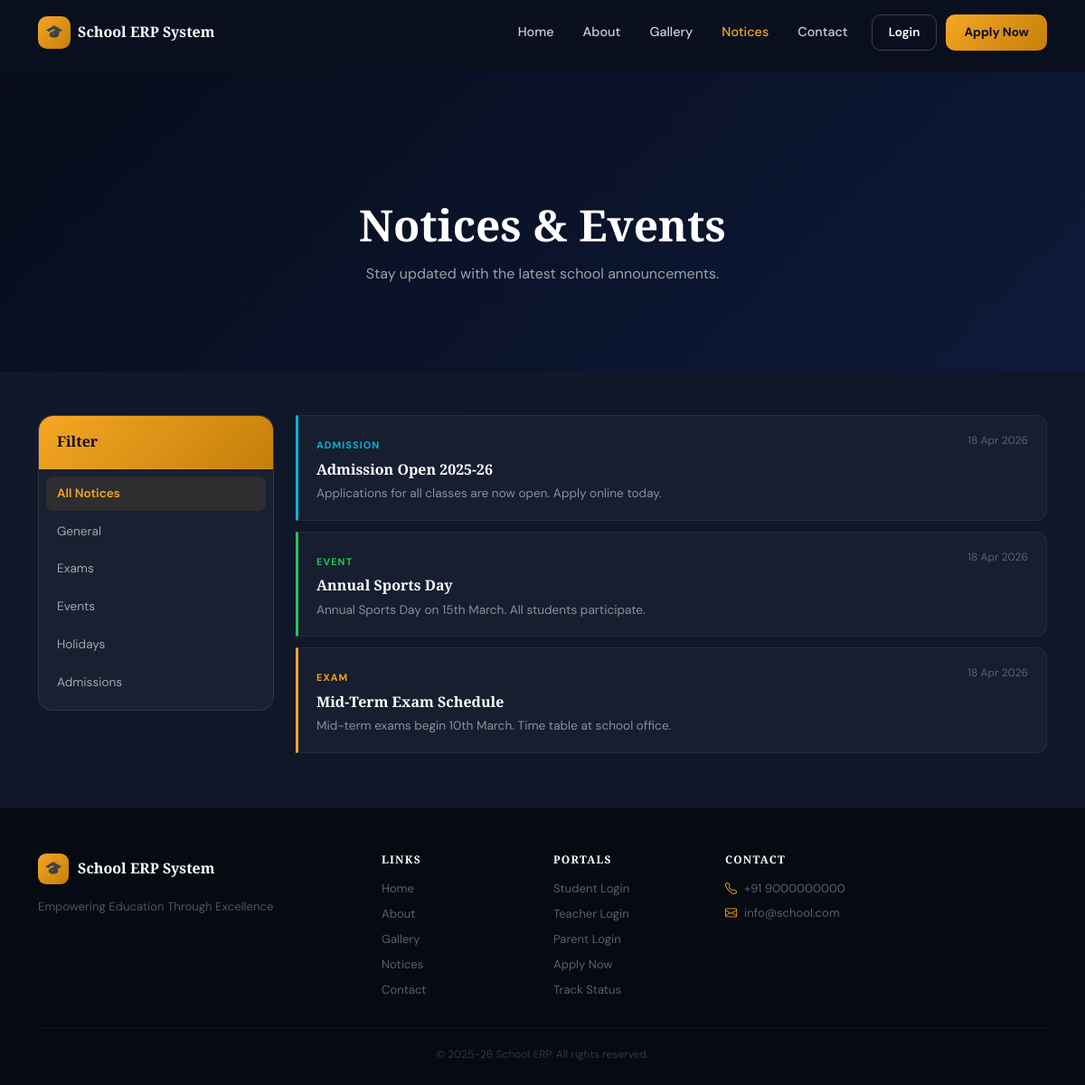
/public/notices-page.php, run on the app's committed database.
### tables this page shows
CREATE TABLE IF NOT EXISTS `notices` (
  `id`          INT UNSIGNED AUTO_INCREMENT PRIMARY KEY,
  `title`       VARCHAR(255) NOT NULL,
  `body`        TEXT         DEFAULT NULL,
  `category`    ENUM('general','exam','event','holiday','admission') DEFAULT 'general',
  `is_active`   TINYINT(1)   DEFAULT 1,
  `created_at`  TIMESTAMP DEFAULT CURRENT_TIMESTAMP
);

### config/config.php (called while the page is built, shortened)
<?php
require_once CONFIG_PATH . 'database.php';
require_once INCLUDES_PATH . 'functions.php';
function get_setting(string $key, string $default = ''): string {
    global $pdo;
    static $cache = [];
    if (!isset($cache[$key])) {
        try {
            $stmt = $pdo->prepare("SELECT setting_value FROM settings WHERE setting_key=? LIMIT 1");
            $stmt->execute([$key]);
            $row = $stmt->fetch();
            $cache[$key] = $row ? (string)$row['setting_value'] : $default;
        } catch (Exception $e) { return $default; }
    }
    return $cache[$key];
}

### includes/functions.php (called while the page is built, shortened)
<?php
function sanitize(string $data): string { return htmlspecialchars(trim($data), ENT_QUOTES|ENT_HTML5, 'UTF-8'); }

### public/notices-page.php (the view, shortened to what this page needs)
<?php
require_once dirname(__DIR__).'/config/config.php';
$page_title='Notices & Events'; $active_nav='notices';
$cat=sanitize($_GET['cat']??'all'); $valid=['all','general','exam','event','holiday','admission'];
$where='WHERE is_active=1'; $params=[];
$stmt=$pdo->prepare("SELECT * FROM notices $where ORDER BY created_at DESC");$stmt->execute($params);$notices=$stmt->fetchAll();
$cat_colors=['general'=>'#4f8ef7','exam'=>'#f5a623','event'=>'#22c55e','holiday'=>'#ef4444','admission'=>'#06b6d4'];
include INCLUDES_PATH.'public_header.php';
?>
<div style="padding-top:80px;">
<div class="page-hero text-center text-white"><div class="container"><h1 style="font-family:'Playfair Display',serif;font-size:clamp(2rem,4vw,3rem);font-weight:800;margin-bottom:12px;">Notices &amp; Events</h1><p style="color:rgba(255,255,255,0.6);">Stay updated with the latest school announcements.</p></div></div>
<section class="py-5" style="background:#0f1729;min-height:60vh;"><div class="container">
  <div class="row g-4">
    <div class="col-lg-3">
      <div class="card sticky-top" style="top:80px;">
        <div class="card-header" style="background:linear-gradient(135deg,#f5a623,#c47f0a);color:#0a0f1e;font-weight:700;">Filter</div>
        <div style="padding:8px;">
          <?php foreach(['all'=>'All Notices','general'=>'General','exam'=>'Exams','event'=>'Events','holiday'=>'Holidays','admission'=>'Admissions'] as $val=>$lbl):?>
          <a href="?cat=<?=$val?>" style="display:block;padding:8px 12px;border-radius:8px;text-decoration:none;margin-bottom:4px;color:<?=$cat===$val?'#f5a623':'rgba(255,255,255,0.6)'?>;background:<?=$cat===$val?'rgba(245,166,35,0.1)':'transparent'?>;font-size:0.85rem;font-weight:<?=$cat===$val?'600':'400'?>;"><?=$lbl?></a>
          <?php endforeach;?>
        </div>
      </div>
    </div>
    <div class="col-lg-9">
      <?php if(empty($notices)):?><div class="text-center py-5" style="color:rgba(255,255,255,0.3);"><i class="bi bi-bell-slash" style="font-size:3rem;display:block;margin-bottom:12px;"></i><h4>No notices found</h4></div>
      <?php else:foreach($notices as $n): $nc=$cat_colors[$n['category']]??'#4f8ef7';?>
      <div style="background:rgba(255,255,255,0.03);border:1px solid rgba(255,255,255,0.07);border-left:3px solid <?=$nc?>;border-radius:0 12px 12px 0;padding:18px 20px;margin-bottom:12px;transition:all 0.2s;" onmouseover="this.style.background='rgba(255,255,255,0.05)'" onmouseout="this.style.background='rgba(255,255,255,0.03)'">
        <div class="d-flex align-items-start gap-14">
          <div style="flex:1;">
            <span style="font-size:0.68rem;text-transform:uppercase;letter-spacing:0.1em;color:<?=$nc?>;font-weight:700;"><?=htmlspecialchars($n['category'])?></span>
            <h5 style="color:#fff;font-weight:600;margin:6px 0 6px;font-size:1rem;"><?=htmlspecialchars($n['title'])?></h5>
            <?php if($n['body']):?><p style="color:rgba(255,255,255,0.5);font-size:0.85rem;margin:0;"><?=htmlspecialchars(mb_substr($n['body'],0,150))?><?=mb_strlen($n['body'])>150?'…':''?></p><?php endif;?>
          </div>
          <span style="font-size:0.75rem;color:rgba(255,255,255,0.3);white-space:nowrap;flex-shrink:0;"><?=date('d M Y',strtotime($n['created_at']))?></span>
        </div>
      </div>
      <?php endforeach;endif;?>
    </div>
  </div>
</div></section>
</div>
<?php include INCLUDES_PATH.'public_footer.php';?>

### includes/public_header.php (shortened to what this page needs)
<?php
$site_name  = get_setting('site_name', 'School ERP');
$site_logo  = get_setting('site_logo', '');
$meta_desc  = $meta_desc  ?? get_setting('meta_description', 'Quality education for every student.');
$primary    = get_setting('lp_primary_color', '#f5a623');
$active_nav = $active_nav ?? '';
?>
<!DOCTYPE html>
<html lang="en">
<head>
  <link href="https://cdn.jsdelivr.net/npm/bootstrap@5.3.3/dist/css/bootstrap.min.css" rel="stylesheet">
  <link href="https://cdn.jsdelivr.net/npm/bootstrap-icons@1.11.3/font/bootstrap-icons.min.css" rel="stylesheet">
  <link href="<?= ASSETS_URL ?>/css/style.css" rel="stylesheet">
</head>
<body>
<nav id="pubNav" class="pub-nav" style="background:transparent;">
  <div class="container">
    <div class="d-flex align-items-center justify-content-between">
      <a href="<?= SITE_URL ?>/" class="d-flex align-items-center gap-2 text-decoration-none">
        <?php if ($site_logo): ?>
          <img src="<?= UPLOADS_URL.'/'.htmlspecialchars($site_logo,ENT_QUOTES) ?>" height="36" class="rounded-2">
        <?php else: ?>
          <div style="width:36px;height:36px;border-radius:10px;background:linear-gradient(135deg,#f5a623,#c47f0a);display:flex;align-items:center;justify-content:center;">🎓</div>
        <?php endif; ?>
        <span style="font-family:'Playfair Display',serif;font-weight:700;color:#fff;"><?= htmlspecialchars($site_name,ENT_QUOTES) ?></span>
      </a>
      <div class="d-none d-lg-flex align-items-center gap-1">
        <?php foreach (['home'=>['Home','/'],'about'=>['About','/public/about.php'],'gallery'=>['Gallery','/public/gallery-page.php'],'notices'=>['Notices','/public/notices-page.php'],'contact'=>['Contact','/public/contact.php']] as $k=>[$lbl,$url]): ?>
        <a href="<?= SITE_URL.$url ?>" class="pub-nav-link <?= $active_nav===$k?'active':'' ?>"><?= $lbl ?></a>
        <?php endforeach; ?>
        <a href="<?= SITE_URL ?>/auth/login.php" style="margin-left:8px;padding:8px 18px;border:1px solid rgba(255,255,255,0.2);border-radius:10px;color:#fff;font-size:0.85rem;font-weight:600;text-decoration:none;">Login</a>
        <a href="<?= SITE_URL ?>/public/admission.php" style="margin-left:6px;padding:9px 20px;background:linear-gradient(135deg,#f5a623,#c47f0a);color:#0a0f1e;font-size:0.85rem;font-weight:700;border-radius:10px;text-decoration:none;">Apply Now</a>
      </div>
    </div>
  </div>
</nav>

### includes/public_footer.php (shortened to what this page needs)
<?php
$site_name   = get_setting('site_name','School ERP');
$footer_text = get_setting('footer_text','© '.date('Y').' School ERP');
$phone = get_setting('contact_phone',''); $email = get_setting('contact_email','');
$fb = get_setting('social_facebook',''); $ig = get_setting('social_instagram','');
?>
<footer style="background:#060a12;border-top:1px solid rgba(245,166,35,0.1);padding:50px 0 24px;">
  <div class="container">
    <div class="row g-4 mb-4">
      <div class="col-lg-4">
        <div style="display:flex;align-items:center;gap:10px;margin-bottom:14px;">
          <div style="width:34px;height:34px;border-radius:9px;background:linear-gradient(135deg,#f5a623,#c47f0a);display:flex;align-items:center;justify-content:center;">🎓</div>
          <span style="font-family:'Playfair Display',serif;font-weight:700;color:#fff;"><?= htmlspecialchars($site_name) ?></span>
        </div>
        <p style="color:rgba(255,255,255,0.3);font-size:0.82rem;"><?= htmlspecialchars(get_setting('site_tagline','Empowering Education')) ?></p>
      </div>
      <div class="col-lg-2 col-6">
        <h6 style="color:#fff;font-size:0.75rem;text-transform:uppercase;letter-spacing:0.1em;margin-bottom:14px;">Links</h6>
        <?php foreach (['Home'=>'/','About'=>'/public/about.php','Gallery'=>'/public/gallery-page.php','Notices'=>'/public/notices-page.php','Contact'=>'/public/contact.php'] as $l=>$u): ?>
        <a href="<?= SITE_URL.$u ?>" style="display:block;color:rgba(255,255,255,0.35);font-size:0.82rem;margin-bottom:7px;text-decoration:none;"><?= $l ?></a>
        <?php endforeach; ?>
      </div>
      <div class="col-lg-2 col-6">
        <h6 style="color:#fff;font-size:0.75rem;text-transform:uppercase;letter-spacing:0.1em;margin-bottom:14px;">Portals</h6>
        <?php foreach (['Student Login'=>'/auth/login.php','Teacher Login'=>'/auth/login.php','Parent Login'=>'/auth/login.php','Apply Now'=>'/public/admission.php','Track Status'=>'/public/admission-status.php'] as $l=>$u): ?>
        <a href="<?= SITE_URL.$u ?>" style="display:block;color:rgba(255,255,255,0.35);font-size:0.82rem;margin-bottom:7px;text-decoration:none;"><?= $l ?></a>
        <?php endforeach; ?>
      </div>
      <div class="col-lg-4">
        <h6 style="color:#fff;font-size:0.75rem;text-transform:uppercase;letter-spacing:0.1em;margin-bottom:14px;">Contact</h6>
        <?php if ($phone): ?><p style="color:rgba(255,255,255,0.35);font-size:0.82rem;margin-bottom:6px;"><i class="bi bi-telephone me-2" style="color:#f5a623;"></i><?= htmlspecialchars($phone) ?></p><?php endif; ?>
        <?php if ($email): ?><p style="color:rgba(255,255,255,0.35);font-size:0.82rem;"><i class="bi bi-envelope me-2" style="color:#f5a623;"></i><?= htmlspecialchars($email) ?></p><?php endif; ?>
      </div>
    </div>
    <div style="border-top:1px solid rgba(245,166,35,0.08);padding-top:20px;text-align:center;">
      <p style="color:rgba(255,255,255,0.18);font-size:0.75rem;margin:0;"><?= htmlspecialchars($footer_text) ?></p>
    </div>
  </div>
</footer>
</body></html>

### assets/css/style.css (style rules this page uses)
:root { --navy: #0a0f1e; --navy-2: #0f1729; --navy-3: #131d35; --navy-4: #1a2545; --gold: #f5a623; --gold-light: #ffc857; --gold-dark: #c47f0a; --accent: #4f8ef7; --accent-2: #7b5ea7; --white: #ffffff; --off-white: #f0f4ff; --text-main: #e8eaf6; --text-muted: #8892b0; --border: rgba(255,255,255,0.08); --border-2: rgba(245,166,35,0.25); --sidebar-w: 260px; --navbar-h: 64px; --glass-bg: rgba(255,255,255,0.04); --glass-border:rgba(255,255,255,0.10); --glass-blur: blur(16px); --shadow-sm: 0 2px 8px rgba(0,0,0,0.3); --shadow-md: 0 8px 32px rgba(0,0,0,0.4); --shadow-gold: 0 4px 20px rgba(245,166,35,0.25); --shadow-blue: 0 4px 20px rgba(79,142,247,0.25); --tr: 0.25s cubic-bezier(0.4,0,0.2,1); --pub-primary: #0a0f1e; --pub-accent: #f5a623; }
*, *::before, *::after { box-sizing: border-box; }
body { font-family: 'DM Sans', system-ui, sans-serif; background: var(--navy); color: var(--text-main); line-height: 1.6; -webkit-font-smoothing: antialiased; }
h1,h2,h3,h4,h5,h6 { font-family: 'Playfair Display', Georgia, serif; font-weight: 700; color: var(--white); }
a { color: var(--gold); text-decoration: none; }
.card { background: var(--glass-bg); border: 1px solid var(--glass-border); border-radius: 16px; animation: fadeInUp 0.35s ease both; }
.card-header { padding: 16px 20px; border-bottom: 1px solid var(--border); border-radius: 16px 16px 0 0 !important; background: rgba(255,255,255,0.02); font-family: 'Playfair Display', serif; font-weight: 600; font-size: 1rem; color: var(--white); }
.pub-nav { position: fixed; top: 0; left: 0; right: 0; z-index: 1000; padding: 16px 0; transition: all 0.4s; }
.pub-nav-link { color: rgba(255,255,255,0.8) !important; font-size: 0.9rem; font-weight: 500; padding: 6px 14px !important; border-radius: 8px; transition: all var(--tr); }
.pub-nav-link.active { color: var(--gold) !important; }

### includes/public_header.php (style rules this page uses)
body { background: #0a0f1e; color: #e8eaf6; }
.page-hero { padding: 140px 0 80px; background: linear-gradient(135deg,#070c1a,#0d1a3a); }
.page-hero h1 { font-family:'Playfair Display',serif; font-weight:800; color:#fff; }

### data on the page
notices: category "ADMISSION", title "Admission Open 2025-26", body "Applications for all classes are now open. Apply online today.", created_at "18 Apr 2026"
notices: category "EVENT", title "Annual Sports Day", body "Annual Sports Day on 15th March. All students participate.", created_at "18 Apr 2026"
notices: category "EXAM", title "Mid-Term Exam Schedule", body "Mid-term exams begin 10th March. Time table at school office.", created_at "18 Apr 2026"

### other printed values
$site_name "School ERP System"
$lbl "Home"
$lbl "About"
$lbl "Gallery"
$lbl "Notices"
$lbl "Contact"
$lbl "All Notices"
$lbl "General"
$lbl "Exams"
$lbl "Events"
$lbl "Holidays"
$lbl "Admissions"
get_setting('site_tagline','Empowering Education') "Empowering Education Through Excellence"
$l "Home"
$l "About"
